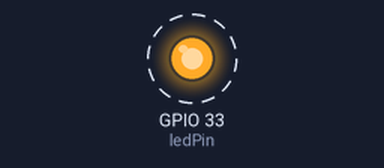
The sketch below on a simulated ESP32. Parts: output pins drawn as LEDs (lit = HIGH). Dashed ring = blinking.

Above: at 0.5 s.
Timing chart, 0 to 4.6 s (numbered marks = the images above):
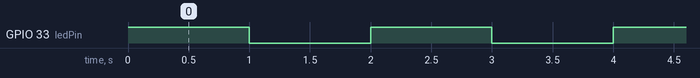

Measured:
- by itself, GPIO 33 (ledPin): alternates HIGH for 1.0 s and LOW for 1.0 s

The sketch:

lab2.ino
```cpp
/*
  Blinking a Led

  In this program a Led is connected to ESP32 33 GPIO Pin.
  Turns an LED on for one second, then off for one second, repeatedly.

*/
int ledPin=33;
// the setup function runs once when you power the board
void setup() {
  // initialize digital pin ledPin as an output.
  pinMode(ledPin, OUTPUT);
}

// the loop function runs over and over again forever
void loop() {
  digitalWrite(ledPin, HIGH);  // turn the LED on (HIGH is the voltage level)
  delay(1000);                      // wait for a second
  digitalWrite(ledPin, LOW);   // turn the LED off by making the voltage LOW
  delay(1000);                      // wait for a second
}
```
